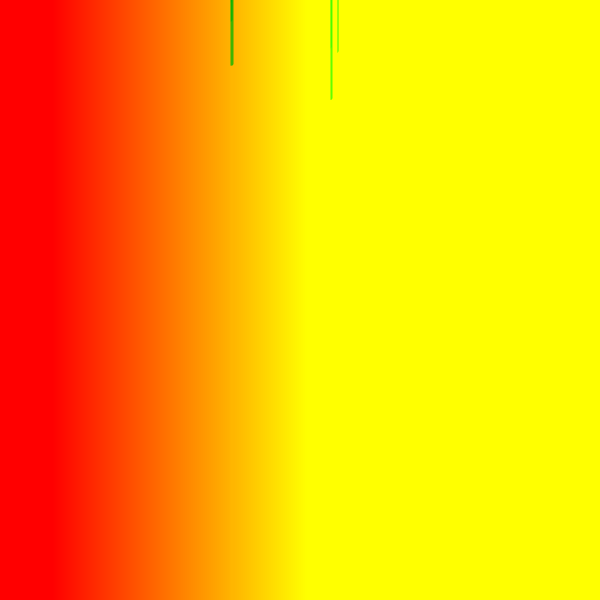
Frame 1 (no input)
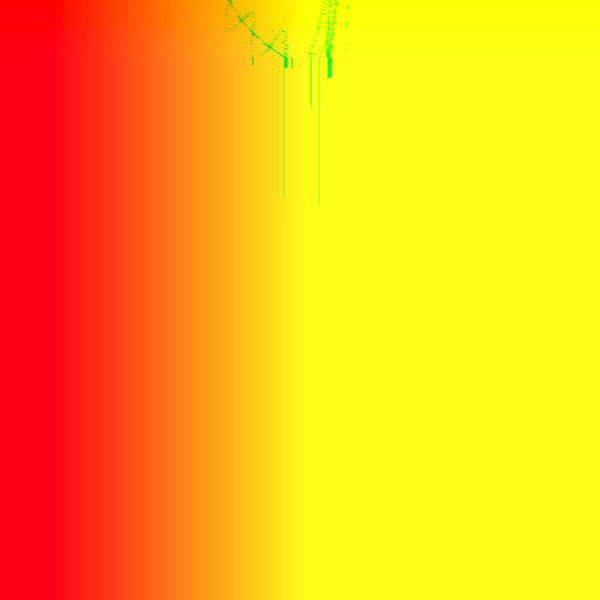
Frame 60 (no input)
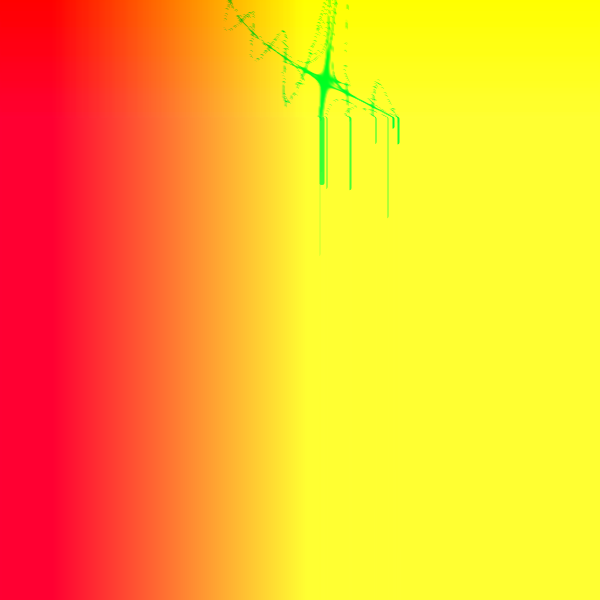
Frame 120 (the mouse pressed at the canvas centre since frame 60)

The p5.js sketch that drew these frames (run headless with seeded random() and noise() and a simulated clock; from frame 60 on, the mouse is pressed at the canvas centre):

// p5.js sketch
// ── sketch.js
//Inspo from

var y = 0;
var h, q;

var shift, shift2, shift3;

function setup() {
  w = 600;
  var canvas;
    if(windowWidth>=600 && windowHeight >=600){
      canvas = createCanvas(600, 600);
    }
    else{
      canvas = createCanvas(windowWidth, windowHeight - 100);
    }

  var x = (windowWidth - width) / 2;
  var y = (windowHeight - height) / 2;

  canvas.position(x, y);
  background(0);
  noStroke();
  strokeWeight(5)
  h=width/2;q=width/3
  shift = random(-10, 0);
  shift2 = random(0,2);
  shift3 = random(5, 10);
}

function draw(){
  if(y<w)for(x=w;x--;line(x,y,x,y+l))

  stroke(l=f((x-h)/q,(y-h)/q), x-50, map(y, 0, 600, 0, 255))
  y++
}

f=(x,y,n=4)=>n?f(sin(shift2*x)-sin(shift*y),x*x-y*y-shift3*x*y,n-1):(x-y)**2*10
